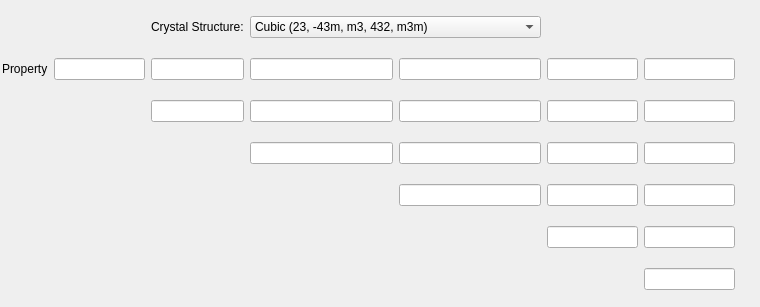
<?xml version="1.0" encoding="UTF-8"?>
<ui version="4.0">
 <class>Symmetric6x6Widget</class>
 <widget class="QWidget" name="Symmetric6x6Widget">
  <property name="geometry">
   <rect>
    <x>0</x>
    <y>0</y>
    <width>760</width>
    <height>307</height>
   </rect>
  </property>
  <layout class="QGridLayout" name="gridLayout_2">
   <property name="leftMargin">
    <number>2</number>
   </property>
   <property name="topMargin">
    <number>2</number>
   </property>
   <property name="rightMargin">
    <number>2</number>
   </property>
   <property name="bottomMargin">
    <number>2</number>
   </property>
   <item row="3" column="7">
    <widget class="DREAM3DLineEdit" name="v24"/>
   </item>
   <item row="3" column="3">
    <widget class="DREAM3DLineEdit" name="v22"/>
   </item>
   <item row="2" column="3">
    <widget class="DREAM3DLineEdit" name="v12"/>
   </item>
   <item row="4" column="7">
    <widget class="DREAM3DLineEdit" name="v34"/>
   </item>
   <item row="4" column="6">
    <widget class="DREAM3DLineEdit" name="v33"/>
   </item>
   <item row="5" column="7">
    <widget class="DREAM3DLineEdit" name="v44"/>
   </item>
   <item row="2" column="7">
    <widget class="DREAM3DLineEdit" name="v14"/>
   </item>
   <item row="2" column="2">
    <widget class="DREAM3DLineEdit" name="v11"/>
   </item>
   <item row="4" column="9">
    <widget class="DREAM3DLineEdit" name="v36"/>
   </item>
   <item row="7" column="9">
    <widget class="DREAM3DLineEdit" name="v66"/>
   </item>
   <item row="4" column="8">
    <widget class="DREAM3DLineEdit" name="v35"/>
   </item>
   <item row="3" column="9">
    <widget class="DREAM3DLineEdit" name="v26"/>
   </item>
   <item row="5" column="8">
    <widget class="DREAM3DLineEdit" name="v45"/>
   </item>
   <item row="6" column="8">
    <widget class="DREAM3DLineEdit" name="v55"/>
   </item>
   <item row="2" column="8">
    <widget class="DREAM3DLineEdit" name="v15"/>
   </item>
   <item row="6" column="9">
    <widget class="DREAM3DLineEdit" name="v56"/>
   </item>
   <item row="2" column="9">
    <widget class="DREAM3DLineEdit" name="v16"/>
   </item>
   <item row="3" column="6">
    <widget class="DREAM3DLineEdit" name="v23"/>
   </item>
   <item row="5" column="9">
    <widget class="DREAM3DLineEdit" name="v46"/>
   </item>
   <item row="2" column="6">
    <widget class="DREAM3DLineEdit" name="v13">
     <property name="text">
      <string/>
     </property>
    </widget>
   </item>
   <item row="3" column="8">
    <widget class="DREAM3DLineEdit" name="v25"/>
   </item>
   <item row="1" column="6" colspan="2">
    <widget class="DREAM3DComboBox" name="comboBox">
     <property name="toolTip">
      <string>Select An Item</string>
     </property>
     <property name="statusTip">
      <string>Select An Item</string>
     </property>
     <property name="editable">
      <bool>false</bool>
     </property>
     <property name="maxVisibleItems">
      <number>9</number>
     </property>
     <property name="maxCount">
      <number>9</number>
     </property>
     <property name="insertPolicy">
      <enum>QComboBox::NoInsert</enum>
     </property>
     <item>
      <property name="text">
       <string>Cubic (23, -43m, m3, 432, m3m)</string>
      </property>
     </item>
     <item>
      <property name="text">
       <string>Hexagonal (6, -6, 6/m, 6/mmm, 622, 6mm, -6m2)</string>
      </property>
     </item>
     <item>
      <property name="text">
       <string>Tetragonal High (422, 4mm, -42m, 4/mmm)</string>
      </property>
     </item>
     <item>
      <property name="text">
       <string>Tetragonal Low (4, -4, 4/m)</string>
      </property>
     </item>
     <item>
      <property name="text">
       <string>Trigonal High (32, 3m, -3m)</string>
      </property>
     </item>
     <item>
      <property name="text">
       <string>Trigonal Low (3, -3)</string>
      </property>
     </item>
     <item>
      <property name="text">
       <string>OrthoRhombic (222, mm2, mmm)</string>
      </property>
     </item>
     <item>
      <property name="text">
       <string>Monoclinic (2, m, 2/m)</string>
      </property>
     </item>
     <item>
      <property name="text">
       <string>Triclinic (1, -1)</string>
      </property>
     </item>
    </widget>
   </item>
   <item row="2" column="1">
    <widget class="QLabel" name="label">
     <property name="text">
      <string>Property</string>
     </property>
    </widget>
   </item>
   <item row="1" column="3">
    <widget class="QLabel" name="cBLabel">
     <property name="text">
      <string>Crystal Structure:</string>
     </property>
    </widget>
   </item>
   <item row="4" column="10">
    <spacer name="horizontalSpacer">
     <property name="orientation">
      <enum>Qt::Horizontal</enum>
     </property>
     <property name="sizeHint" stdset="0">
      <size>
       <width>40</width>
       <height>20</height>
      </size>
     </property>
    </spacer>
   </item>
  </layout>
 </widget>
 <customwidgets>
  <customwidget>
   <class>DREAM3DComboBox</class>
   <extends>QComboBox</extends>
   <header location="global">DREAM3DComboBox.h</header>
  </customwidget>
  <customwidget>
   <class>DREAM3DLineEdit</class>
   <extends>QLineEdit</extends>
   <header location="global">DREAM3DLineEdit.h</header>
  </customwidget>
 </customwidgets>
 <tabstops>
  <tabstop>comboBox</tabstop>
  <tabstop>v11</tabstop>
  <tabstop>v12</tabstop>
  <tabstop>v13</tabstop>
  <tabstop>v14</tabstop>
  <tabstop>v15</tabstop>
  <tabstop>v16</tabstop>
  <tabstop>v22</tabstop>
  <tabstop>v23</tabstop>
  <tabstop>v24</tabstop>
  <tabstop>v25</tabstop>
  <tabstop>v26</tabstop>
  <tabstop>v33</tabstop>
  <tabstop>v34</tabstop>
  <tabstop>v35</tabstop>
  <tabstop>v36</tabstop>
  <tabstop>v44</tabstop>
  <tabstop>v45</tabstop>
  <tabstop>v46</tabstop>
  <tabstop>v55</tabstop>
  <tabstop>v56</tabstop>
  <tabstop>v66</tabstop>
 </tabstops>
 <resources>
  <include location="../../../../Resources/icons/images/Icons.qrc"/>
 </resources>
 <connections/>
</ui>
